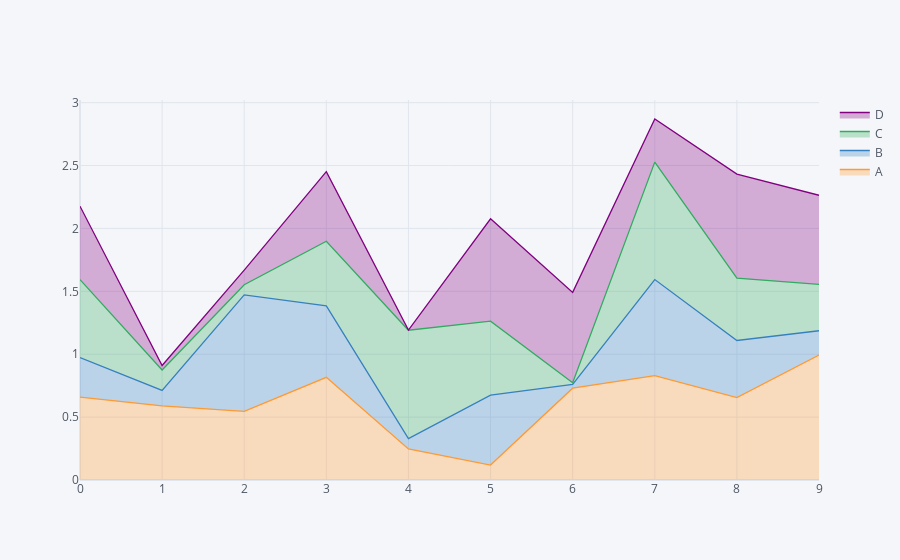

Notebook cell for this chart:
### Code cell
df.iplot(kind='area',fill=True)

### Figure 1 — Plotly figure (JSON) as saved in the notebook; plotly's stock layout.template omitted (floating-point values rounded to 4 significant figures)
{"data": [{"fill": "tonexty", "fillcolor": "rgba(255, 153, 51, 0.3)", "line": {"color": "rgba(255, 153, 51, 1.0)", "dash": "solid", "shape": "linear", "width": 1.3}, "mode": "lines", "name": "A", "text": "", "type": "scatter", "x": [0, 1, 2, 3, 4, 5, 6, 7, 8, 9], "y": [0.6582, 0.5888, 0.5457, 0.8159, 0.2473, 0.119, 0.7297, 0.829, 0.6554, 0.9936]}, {"fill": "tonexty", "fillcolor": "rgba(55, 128, 191, 0.3)", "line": {"color": "rgba(55, 128, 191, 1.0)", "dash": "solid", "shape": "linear", "width": 1.3}, "mode": "lines", "name": "B", "text": "", "type": "scatter", "x": [0, 1, 2, 3, 4, 5, 6, 7, 8, 9], "y": [0.9727, 0.7124, 1.472, 1.384, 0.3289, 0.6751, 0.7593, 1.594, 1.109, 1.187]}, {"fill": "tonexty", "fillcolor": "rgba(50, 171, 96, 0.3)", "line": {"color": "rgba(50, 171, 96, 1.0)", "dash": "solid", "shape": "linear", "width": 1.3}, "mode": "lines", "name": "C", "text": "", "type": "scatter", "x": [0, 1, 2, 3, 4, 5, 6, 7, 8, 9], "y": [1.593, 0.8745, 1.552, 1.898, 1.191, 1.263, 0.7727, 2.527, 1.605, 1.555]}, {"fill": "tonexty", "fillcolor": "rgba(128, 0, 128, 0.3)", "line": {"color": "rgba(128, 0, 128, 1.0)", "dash": "solid", "shape": "linear", "width": 1.3}, "mode": "lines", "name": "D", "text": "", "type": "scatter", "x": [0, 1, 2, 3, 4, 5, 6, 7, 8, 9], "y": [2.177, 0.9105, 1.669, 2.452, 1.192, 2.077, 1.492, 2.87, 2.432, 2.264]}], "layout": {"legend": {"bgcolor": "#F5F6F9", "font": {"color": "#4D5663"}}, "paper_bgcolor": "#F5F6F9", "plot_bgcolor": "#F5F6F9", "title": {"font": {"color": "#4D5663"}}, "xaxis": {"gridcolor": "#E1E5ED", "showgrid": true, "tickfont": {"color": "#4D5663"}, "title": {"font": {"color": "#4D5663"}, "text": ""}, "zerolinecolor": "#E1E5ED"}, "yaxis": {"gridcolor": "#E1E5ED", "showgrid": true, "tickfont": {"color": "#4D5663"}, "title": {"font": {"color": "#4D5663"}, "text": ""}, "zerolinecolor": "#E1E5ED"}}}
